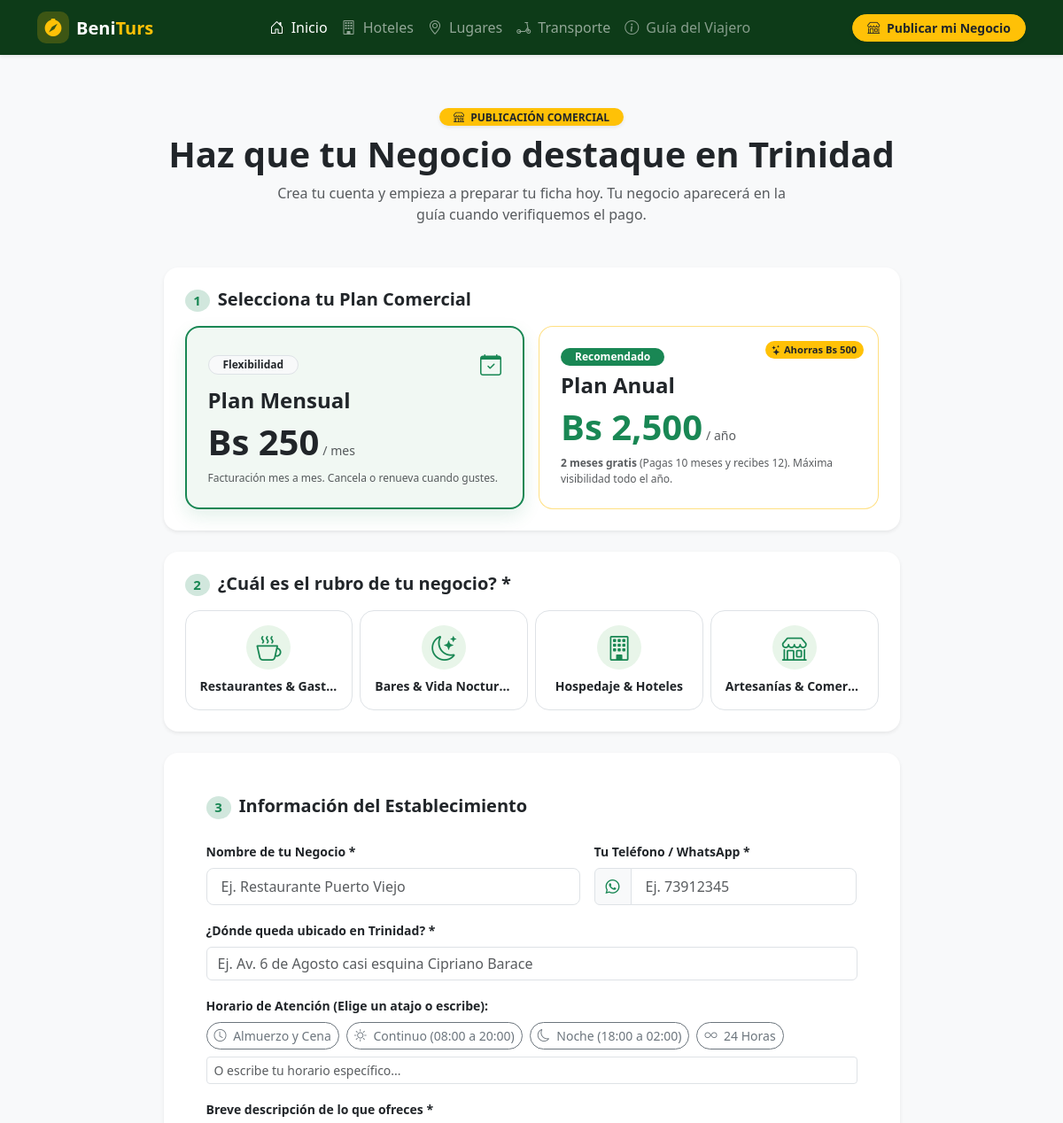
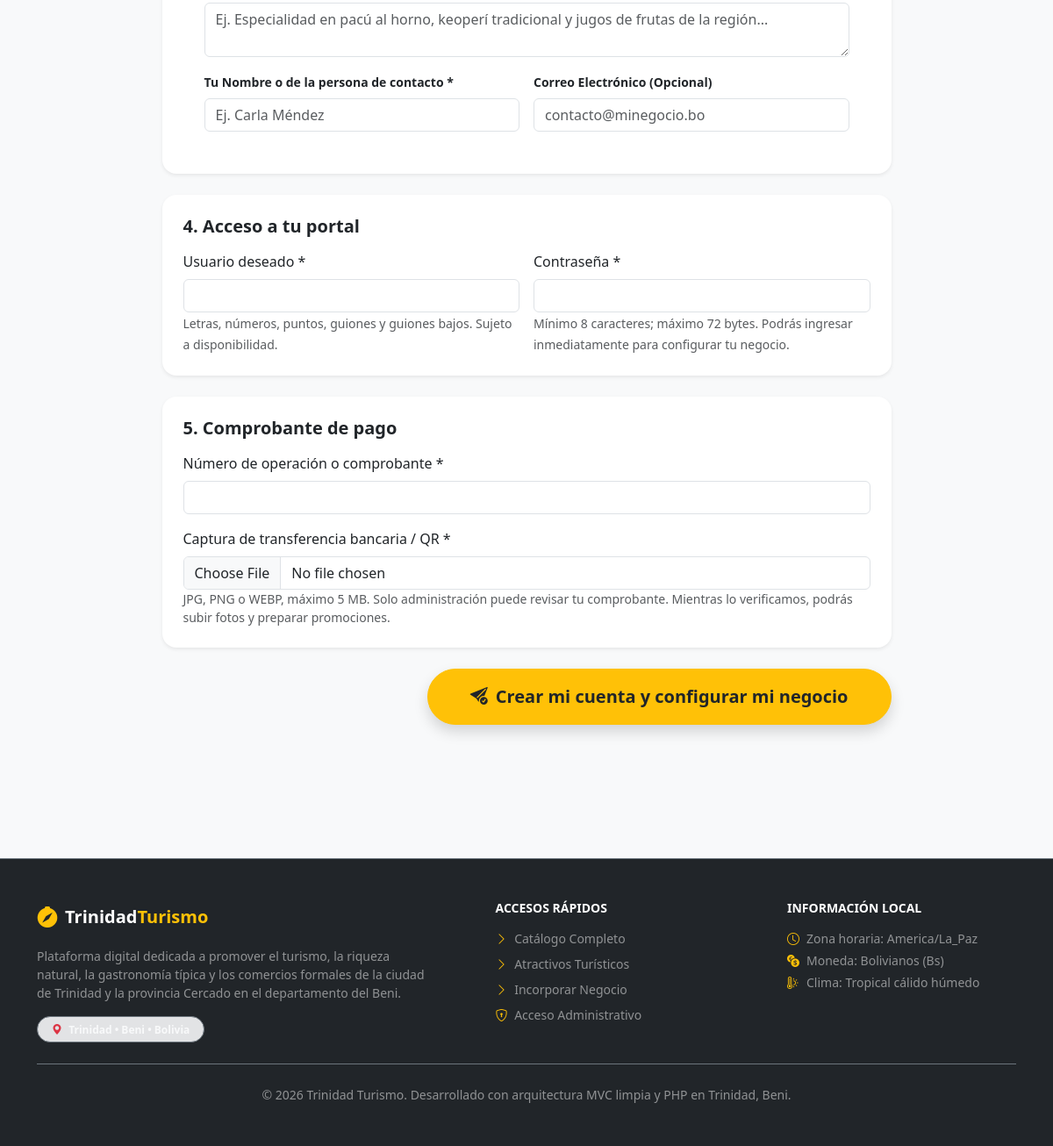
Screenshot of /public/solicitar-incorporacion with the database file from the repository (2 pictures, top to bottom).
### tables this page shows
CREATE TABLE `categorias` (
  `id_categoria` int(11) NOT NULL,
  `nombre` varchar(100) NOT NULL,
  `slug` varchar(100) NOT NULL,
  `descripcion` varchar(255) DEFAULT NULL,
  `icono` varchar(50) NOT NULL DEFAULT 'bi-tag',
  `tipo_defecto` enum('PUBLICO','COMERCIAL') NOT NULL DEFAULT 'COMERCIAL',
  `activo` tinyint(1) NOT NULL DEFAULT 1,
  `created_at` timestamp NOT NULL DEFAULT current_timestamp()
);

### app/Core/Controller.php (called while the page is built, shortened)
<?php
abstract class Controller {
    protected array $config;
    public function __construct() {
        $this->config = require dirname(__DIR__, 2) . '/config/app.php';
    }
    protected function render(string $viewPath, array $data = [], string $layout = 'publico'): void {
        extract($data, EXTR_SKIP);
        $baseUrl = rtrim($this->config['base_url'], '/');
        $viewFile = dirname(__DIR__) . "/Views/{$viewPath}.php";
        require $viewFile;
    }
}

### app/Controllers/Publico/SolicitudController.php (called while the page is built, shortened)
<?php
class SolicitudController extends Controller {
    public function index(): void {
        $categorias = array_filter((new Categoria())->listarTodasActivas(),
            static fn(array $categoria): bool => $categoria['tipo_defecto'] === 'COMERCIAL');
        $this->render('publico/solicitudes/formulario', [
            'titulo' => 'Publica tu negocio en BeniTurs',
            'categorias' => $categorias,
            'tarifaMensual' => 250.00,
            'tarifaAnual' => 2500.00,
            'csrfToken' => CsrfMiddleware::obtenerToken()
        ], 'publico');
    }
}

### public/index.php (called while the page is built, shortened)
<?php
$router = require APP_PATH . '/bootstrap.php';
$router->dispatch();

### config/app.php (called while the page is built)
<?php
return [
    'app_name'     => 'Trinidad Turismo & Directorio Comercial',
    'app_env'      => 'local',
    'base_url'     => 'http://localhost/trinidad_turismo/public',
    'timezone'     => 'America/La_Paz',
    'currency'     => 'Bs',
    'tarifa_base'  => 250.00,
    'version'      => '1.0.0',
    'session_name' => 'TRINI_TURISMO_SESSID'
];

### app/Core/Autoloader.php (called while the page is built, shortened)
<?php
class Autoloader {
    public static function loadClass(string $className): void {
        $prefix = 'App\\';
        $baseDir = dirname(__DIR__) . DIRECTORY_SEPARATOR;
        $len = strlen($prefix);
        $relativeClass = substr($className, $len);
        $file = $baseDir . str_replace('\\', DIRECTORY_SEPARATOR, $relativeClass) . '.php';
    }
}

### app/Core/Database.php (called while the page is built, shortened)
<?php
class Database {
    private static ?PDO $instance = null;
    public static function getConnection(): PDO {
        if (self::$instance === null) {
            $configFile = dirname(__DIR__, 2) . '/config/database.php';
            $config = require $configFile;
            $dsn = sprintf(
                'mysql:host=%s;port=%d;dbname=%s;charset=%s',
                $config['host'],
                $config['port'] ?? 3306,
                $config['database'],
                $config['charset'] ?? 'utf8mb4'
            );
            $options = [
                PDO::ATTR_ERRMODE            => PDO::ERRMODE_EXCEPTION,
                PDO::ATTR_DEFAULT_FETCH_MODE => PDO::FETCH_ASSOC,
                PDO::ATTR_EMULATE_PREPARES   => false,
                PDO::MYSQL_ATTR_INIT_COMMAND => "SET NAMES {$config['charset']} COLLATE utf8mb4_unicode_ci"
            ];
            try {
                self::$instance = new PDO($dsn, $config['username'], $config['password'], $options);
            } catch (PDOException $e) {
                error_log("Fallo crítico de conexión PDO: " . $e->getMessage());
                throw new RuntimeException("Error al conectar con la base de datos MariaDB: " . $e->getMessage());
            }
        }
        return self::$instance;
    }
}

### config/database.php (called while the page is built)
<?php
return [
    'host'     => '127.0.0.1',
    'port'     => 3306,
    'database' => 'trinidad_turismo_db',
    'username' => 'root',
    'password' => '',
    'charset'  => 'utf8mb4'
];

### app/Models/Categoria.php (called while the page is built, shortened)
<?php
class Categoria {
    private PDO $db;
    public function __construct() {
        $this->db = Database::getConnection();
    }
    public function listarTodasActivas(): array {
        $sql = "SELECT id_categoria, nombre, slug, descripcion, icono, tipo_defecto
                FROM categorias
                WHERE activo = 1
                ORDER BY id_categoria ASC";
        return $this->db->query($sql)->fetchAll();
    }
}

### app/Views/publico/solicitudes/formulario.php (the view, shortened to what this page needs)
<div class="container py-5 my-2">
    <div class="row justify-content-center">
        <div class="col-xl-9 col-lg-10">
            <div class="text-center mb-5">
                <span class="badge bg-warning text-dark fw-bold px-3 py-1 rounded-pill text-uppercase mb-2 shadow-sm" style="font-size: 0.75rem;">
                    <i class="bi bi-shop me-1"></i> Publicación Comercial
                </span>
                <h2 class="display-6 fw-bold text-dark mb-2">Haz que tu Negocio destaque en Trinidad</h2>
                <p class="text-muted mx-auto" style="max-width: 600px;">
                    Crea tu cuenta y empieza a preparar tu ficha hoy. Tu negocio aparecerá en la guía cuando verifiquemos el pago.
                </p>
            </div>
            <form id="formSolicitudComercial" action="<?= htmlspecialchars($baseUrl) ?>/api/solicitudes/enviar" method="post" enctype="multipart/form-data">
                <div class="card border-0 shadow-sm rounded-4 p-4 bg-white mb-4">
                    <h5 class="fw-bold text-dark mb-3">
                        <span class="badge bg-success-subtle text-success rounded-circle me-1">1</span>
                        Selecciona tu Plan Comercial
                    </h5>
                    <div class="row g-3">
                        <div class="col-md-6">
                            <label class="plan-card w-100 p-4 rounded-4 border position-relative cursor-pointer">
                                <div class="d-flex justify-content-between align-items-center mb-2">
                                    <span class="badge bg-light text-dark border rounded-pill px-3 py-1 fw-bold small">Flexibilidad</span>
                                    <i class="bi bi-calendar-check fs-4 text-success"></i>
                                </div>
                                <h4 class="fw-bold text-dark mb-1">Plan Mensual</h4>
                                <div class="d-flex align-items-baseline gap-1 my-2">
                                    <span class="display-6 fw-bold text-dark">Bs <?= number_format($tarifaMensual, 0) ?></span>
                                    <span class="text-muted small">/ mes</span>
                                </div>
                                <p class="text-muted extra-small mb-0">Facturación mes a mes. Cancela o renueva cuando gustes.</p>
                            </label>
                        </div>
                        <div class="col-md-6">
                            <label class="plan-card w-100 p-4 rounded-4 border position-relative cursor-pointer featured-plan">
                                <span class="badge bg-warning text-dark position-absolute top-0 end-0 m-3 rounded-pill fw-bold" style="font-size: 0.7rem;">
                                    <i class="bi bi-stars"></i> Ahorras Bs 500
                                </span>
                                <div class="d-flex justify-content-between align-items-center mb-2">
                                    <span class="badge bg-success text-white rounded-pill px-3 py-1 fw-bold small">Recomendado</span>
                                </div>
                                <h4 class="fw-bold text-dark mb-1">Plan Anual</h4>
                                <div class="d-flex align-items-baseline gap-1 my-2">
                                    <span class="display-6 fw-bold text-success">Bs <?= number_format($tarifaAnual, 0) ?></span>
                                    <span class="text-muted small">/ año</span>
                                </div>
                                <p class="text-muted extra-small mb-0"><strong>2 meses gratis</strong> (Pagas 10 meses y recibes 12). Máxima visibilidad todo el año.</p>
                            </label>
                        </div>
                    </div>
                </div>
                <div class="card border-0 shadow-sm rounded-4 p-4 bg-white mb-4">
                    <h5 class="fw-bold text-dark mb-3">
                        <span class="badge bg-success-subtle text-success rounded-circle me-1">2</span>
                        ¿Cuál es el rubro de tu negocio? *
                    </h5>
                    <div class="row g-2" id="gridCategoriasSelector">
                        <?php foreach ($categorias as $cat): ?>
                            <div class="col-6 col-md-4 col-lg-3">
                                <button type="button" class="btn-categoria-tile w-100 p-3 text-center rounded-4 border" data-id="<?= $cat['id_categoria'] ?>">
                                    <div class="icon-bubble-category mx-auto mb-2">
                                        <i class="bi <?= htmlspecialchars($cat['icono']) ?> fs-3"></i>
                                    </div>
                                    <span class="small fw-bold text-dark d-block text-truncate"><?= htmlspecialchars($cat['nombre']) ?></span>
                                </button>
                            </div>
                        <?php endforeach; ?>
                    </div>
                </div>
                <div class="card border-0 shadow-sm rounded-4 p-4 p-md-5 bg-white mb-4">
                    <h5 class="fw-bold text-dark mb-4">
                        <span class="badge bg-success-subtle text-success rounded-circle me-1">3</span>
                        Información del Establecimiento
                    </h5>
                    <div class="row g-3">
                        <div class="col-md-7">
                            <label class="form-label fw-semibold small">Nombre de tu Negocio *</label>
                            <input type="text" name="nombre_establecimiento" class="form-control form-control-lg fs-6" placeholder="Ej. Restaurante Puerto Viejo" required>
                        </div>
                        <div class="col-md-5">
                            <label class="form-label fw-semibold small">Tu Teléfono / WhatsApp *</label>
                            <div class="input-group">
                                <span class="input-group-text bg-light text-success fw-bold"><i class="bi bi-whatsapp"></i></span>
                                <input type="tel" name="telefono_contacto" class="form-control form-control-lg fs-6" placeholder="Ej. 73912345" required>
                            </div>
                        </div>
                        <div class="col-12">
                            <label class="form-label fw-semibold small">¿Dónde queda ubicado en Trinidad? *</label>
                            <input type="text" name="direccion" class="form-control" placeholder="Ej. Av. 6 de Agosto casi esquina Cipriano Barace" required>
                        </div>
                        <div class="col-12">
                            <label class="form-label fw-semibold small">Horario de Atención (Elige un atajo o escribe):</label>
                            <div class="d-flex flex-wrap gap-2 mb-2">
                                <button type="button" class="btn btn-sm btn-outline-secondary rounded-pill btn-horario-quick" data-horario="Almuerzo y Cena (11:30 a 15:00 y 18:30 a 23:30)">
                                    <i class="bi bi-clock me-1"></i> Almuerzo y Cena
                                </button>
                                <button type="button" class="btn btn-sm btn-outline-secondary rounded-pill btn-horario-quick" data-horario="Horario Continuo (08:00 a 20:00)">
                                    <i class="bi bi-sun me-1"></i> Continuo (08:00 a 20:00)
                                </button>
                                <button type="button" class="btn btn-sm btn-outline-secondary rounded-pill btn-horario-quick" data-horario="Tarde y Noche / Bar (18:00 a 02:00)">
                                    <i class="bi bi-moon me-1"></i> Noche (18:00 a 02:00)
                                </button>
                                <button type="button" class="btn btn-sm btn-outline-secondary rounded-pill btn-horario-quick" data-horario="Atención 24 Horas">
                                    <i class="bi bi-infinity me-1"></i> 24 Horas
                                </button>
                            </div>
                            <input type="text" name="horarios" id="inputHorarios" class="form-control form-control-sm" placeholder="O escribe tu horario específico...">
                        </div>
                        <div class="col-12">
                            <label class="form-label fw-semibold small">Breve descripción de lo que ofreces *</label>
                            <textarea name="descripcion" rows="2" class="form-control" placeholder="Ej. Especialidad en pacú al horno, keoperí tradicional y jugos de frutas de la región..." required></textarea>
                        </div>
                        <div class="col-md-6">
                            <label class="form-label fw-semibold small">Tu Nombre o de la persona de contacto *</label>
                            <input type="text" name="nombre_solicitante" class="form-control" placeholder="Ej. Carla Méndez" required>
                        </div>
                        <div class="col-md-6">
                            <label class="form-label fw-semibold small">Correo Electrónico (Opcional)</label>
                            <input type="email" name="email_contacto" class="form-control" placeholder="contacto@minegocio.bo">
                        </div>
                    </div>
                </div>
                <div class="card border-0 shadow-sm rounded-4 p-4 bg-white mb-4">
                    <h5 class="fw-bold mb-3">4. Acceso a tu portal</h5>
                    <div class="row g-3">
                        <div class="col-md-6">
                            <label for="usuarioSolicitado" class="form-label">Usuario deseado *</label>
                            <input id="usuarioSolicitado" name="usuario_solicitado" class="form-control" required minlength="3" maxlength="60" pattern="[A-Za-z0-9_.\-]{3,60}" autocomplete="username">
                            <small class="text-muted">Letras, números, puntos, guiones y guiones bajos. Sujeto a disponibilidad.</small>
                        </div>
                        <div class="col-md-6">
                            <label for="passwordSolicitado" class="form-label">Contraseña *</label>
                            <input type="password" id="passwordSolicitado" name="password" class="form-control" required minlength="8" maxlength="72" autocomplete="new-password">
                            <small class="text-muted">Mínimo 8 caracteres; máximo 72 bytes. Podrás ingresar inmediatamente para configurar tu negocio.</small>
                        </div>
                    </div>
                </div>
                <div class="card border-0 shadow-sm rounded-4 p-4 bg-white mb-4">
                    <h5 class="fw-bold mb-3">5. Comprobante de pago</h5>
                    <label for="numeroComprobante" class="form-label">Número de operación o comprobante *</label>
                    <input id="numeroComprobante" name="numero_comprobante" class="form-control mb-3" maxlength="100" required>
                    <label for="comprobanteSolicitud" class="form-label">Captura de transferencia bancaria / QR *</label>
                    <input type="file" id="comprobanteSolicitud" name="comprobante" class="form-control" accept="image/jpeg,image/png,image/webp" required>
                    <small class="text-muted">JPG, PNG o WEBP, máximo 5 MB. Solo administración puede revisar tu comprobante. Mientras lo verificamos, podrás subir fotos y preparar promociones.</small>
                </div>
                <div class="text-end mb-5">
                    <button type="submit" id="btnEnviarSolicitud" class="btn btn-warning btn-lg rounded-pill px-5 py-3 fw-bold text-dark shadow">
                        <i class="bi bi-send-check-fill me-1"></i> Crear mi cuenta y configurar mi negocio
                    </button>
                </div>
            </form>
        </div>
    </div>
</div>

### rows the page displays
categorias: nombre "Restaurantes & Gast…"
categorias: nombre "Bares & Vida Noctur…"
categorias: nombre "Hospedaje & Hoteles"
categorias: nombre "Artesanías & Comer…"

### other values shown
$tarifaMensual "250"
$tarifaAnual "2,500"
